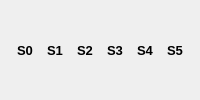
                   <widget class="QWidget" name="widget_15" native="true">
                    <property name="sizePolicy">
                     <sizepolicy hsizetype="Preferred" vsizetype="Maximum">
                      <horstretch>0</horstretch>
                      <verstretch>0</verstretch>
                     </sizepolicy>
                    </property>
                    <layout class="QHBoxLayout" name="horizontalLayout_36">
                     <property name="spacing">
                      <number>2</number>
                     </property>
                     <item>
                      <widget class="SwitchableLabel" name="s0_now_lbl">
                       <property name="font">
                        <font>
                         <pointsize>10</pointsize>
                         <weight>75</weight>
                         <bold>true</bold>
                        </font>
                       </property>
                       <property name="styleSheet">
                        <string notr="true"/>
                       </property>
                       <property name="text">
                        <string>S0</string>
                       </property>
                       <property name="alignment">
                        <set>Qt::AlignCenter</set>
                       </property>
                      </widget>
                     </item>
                     <item>
                      <widget class="SwitchableLabel" name="s1_now_lbl">
                       <property name="font">
                        <font>
                         <pointsize>10</pointsize>
                         <weight>75</weight>
                         <bold>true</bold>
                        </font>
                       </property>
                       <property name="styleSheet">
                        <string notr="true"/>
                       </property>
                       <property name="text">
                        <string>S1</string>
                       </property>
                       <property name="alignment">
                        <set>Qt::AlignCenter</set>
                       </property>
                      </widget>
                     </item>
                     <item>
                      <widget class="SwitchableLabel" name="s2_now_lbl">
                       <property name="font">
                        <font>
                         <pointsize>10</pointsize>
                         <weight>75</weight>
                         <bold>true</bold>
                        </font>
                       </property>
                       <property name="styleSheet">
                        <string notr="true"/>
                       </property>
                       <property name="text">
                        <string>S2</string>
                       </property>
                       <property name="alignment">
                        <set>Qt::AlignCenter</set>
                       </property>
                      </widget>
                     </item>
                     <item>
                      <widget class="SwitchableLabel" name="s3_now_lbl">
                       <property name="font">
                        <font>
                         <pointsize>10</pointsize>
                         <weight>75</weight>
                         <bold>true</bold>
                        </font>
                       </property>
                       <property name="styleSheet">
                        <string notr="true"/>
                       </property>
                       <property name="text">
                        <string>S3</string>
                       </property>
                       <property name="alignment">
                        <set>Qt::AlignCenter</set>
                       </property>
                      </widget>
                     </item>
                     <item>
                      <widget class="SwitchableLabel" name="s4_now_lbl">
                       <property name="font">
                        <font>
                         <pointsize>10</pointsize>
                         <weight>75</weight>
                         <bold>true</bold>
                        </font>
                       </property>
                       <property name="styleSheet">
                        <string notr="true"/>
                       </property>
                       <property name="text">
                        <string>S4</string>
                       </property>
                       <property name="alignment">
                        <set>Qt::AlignCenter</set>
                       </property>
                      </widget>
                     </item>
                     <item>
                      <widget class="SwitchableLabel" name="s5_now_lbl">
                       <property name="font">
                        <font>
                         <pointsize>10</pointsize>
                         <weight>75</weight>
                         <bold>true</bold>
                        </font>
                       </property>
                       <property name="styleSheet">
                        <string notr="true"/>
                       </property>
                       <property name="text">
                        <string>S5</string>
                       </property>
                       <property name="alignment">
                        <set>Qt::AlignCenter</set>
                       </property>
                      </widget>
                     </item>
                    </layout>
                   </widget>
